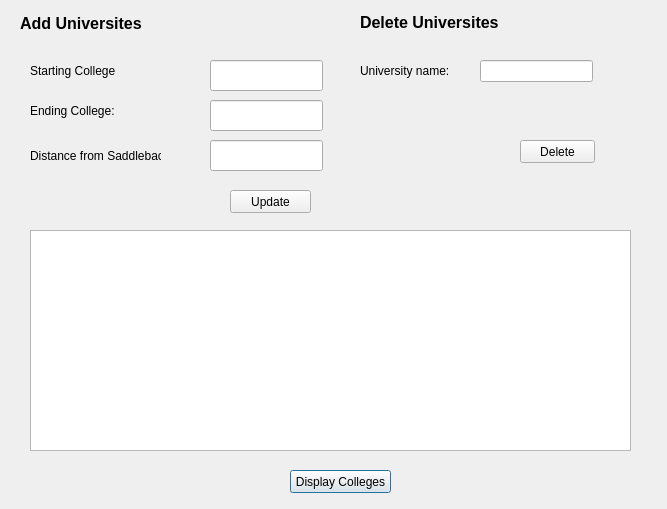
<?xml version="1.0" encoding="UTF-8"?>
<ui version="4.0">
 <class>edit_universities</class>
 <widget class="QDialog" name="edit_universities">
  <property name="geometry">
   <rect>
    <x>0</x>
    <y>0</y>
    <width>667</width>
    <height>509</height>
   </rect>
  </property>
  <property name="windowTitle">
   <string>Dialog</string>
  </property>
  <widget class="QLabel" name="label_2">
   <property name="geometry">
    <rect>
     <x>360</x>
     <y>10</y>
     <width>184</width>
     <height>24</height>
    </rect>
   </property>
   <property name="font">
    <font>
     <pointsize>12</pointsize>
     <weight>75</weight>
     <bold>true</bold>
    </font>
   </property>
   <property name="text">
    <string>Delete Universites</string>
   </property>
  </widget>
  <widget class="QLabel" name="label_3">
   <property name="geometry">
    <rect>
     <x>360</x>
     <y>50</y>
     <width>121</width>
     <height>41</height>
    </rect>
   </property>
   <property name="text">
    <string>University name: </string>
   </property>
  </widget>
  <widget class="QLabel" name="label_4">
   <property name="geometry">
    <rect>
     <x>30</x>
     <y>50</y>
     <width>121</width>
     <height>41</height>
    </rect>
   </property>
   <property name="text">
    <string>Starting College</string>
   </property>
  </widget>
  <widget class="QLabel" name="label_5">
   <property name="geometry">
    <rect>
     <x>30</x>
     <y>90</y>
     <width>171</width>
     <height>41</height>
    </rect>
   </property>
   <property name="text">
    <string>Ending College:</string>
   </property>
  </widget>
  <widget class="QLineEdit" name="lineEdit_3">
   <property name="geometry">
    <rect>
     <x>480</x>
     <y>60</y>
     <width>113</width>
     <height>22</height>
    </rect>
   </property>
  </widget>
  <widget class="QWidget" name="layoutWidget">
   <property name="geometry">
    <rect>
     <x>20</x>
     <y>10</y>
     <width>352</width>
     <height>26</height>
    </rect>
   </property>
   <layout class="QHBoxLayout" name="horizontalLayout">
    <item>
     <widget class="QLabel" name="label">
      <property name="font">
       <font>
        <pointsize>12</pointsize>
        <weight>75</weight>
        <bold>true</bold>
       </font>
      </property>
      <property name="text">
       <string>Add Universites</string>
      </property>
     </widget>
    </item>
   </layout>
  </widget>
  <widget class="QPushButton" name="displayButton">
   <property name="geometry">
    <rect>
     <x>290</x>
     <y>470</y>
     <width>101</width>
     <height>23</height>
    </rect>
   </property>
   <property name="text">
    <string>Display Colleges</string>
   </property>
  </widget>
  <widget class="QTableView" name="editTable">
   <property name="geometry">
    <rect>
     <x>30</x>
     <y>230</y>
     <width>601</width>
     <height>221</height>
    </rect>
   </property>
  </widget>
  <widget class="QPushButton" name="pushButton_edit">
   <property name="geometry">
    <rect>
     <x>230</x>
     <y>190</y>
     <width>81</width>
     <height>23</height>
    </rect>
   </property>
   <property name="text">
    <string>Update</string>
   </property>
  </widget>
  <widget class="QPushButton" name="pushButton_2">
   <property name="geometry">
    <rect>
     <x>520</x>
     <y>140</y>
     <width>75</width>
     <height>23</height>
    </rect>
   </property>
   <property name="text">
    <string>Delete</string>
   </property>
  </widget>
  <widget class="QLabel" name="label_6">
   <property name="geometry">
    <rect>
     <x>30</x>
     <y>140</y>
     <width>131</width>
     <height>31</height>
    </rect>
   </property>
   <property name="text">
    <string>Distance from Saddleback:</string>
   </property>
  </widget>
  <widget class="QLineEdit" name="startingColleges_txt">
   <property name="geometry">
    <rect>
     <x>210</x>
     <y>60</y>
     <width>113</width>
     <height>31</height>
    </rect>
   </property>
   <property name="text">
    <string/>
   </property>
  </widget>
  <widget class="QLineEdit" name="endingColleges_txt">
   <property name="geometry">
    <rect>
     <x>210</x>
     <y>100</y>
     <width>113</width>
     <height>31</height>
    </rect>
   </property>
   <property name="text">
    <string/>
   </property>
  </widget>
  <widget class="QLineEdit" name="dist_txt">
   <property name="geometry">
    <rect>
     <x>210</x>
     <y>140</y>
     <width>113</width>
     <height>31</height>
    </rect>
   </property>
   <property name="text">
    <string/>
   </property>
  </widget>
 </widget>
 <resources/>
 <connections/>
</ui>
